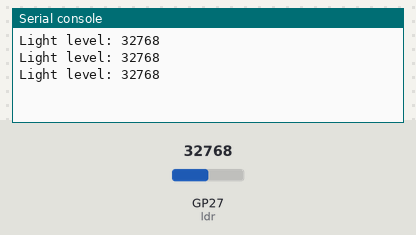
Simulated run of this program. Board: Raspberry Pi Pico running MicroPython. Parts: the last lines printed to the serial console. Inputs (shaded band) come from the test bench; at power-on: GP27 (ldr) = 32768 (analog values on the 0–65535 scale).

Above: at 1.2 s.
1.3 s: GP27 (ldr) set to 45874
At 1.9 s:
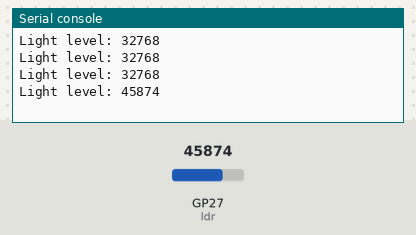
2.8 s: GP27 (ldr) set to 57670
At 3.4 s:
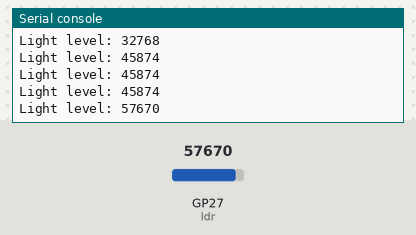
Timing chart, 0 to 5.8 s (numbered marks = the images above; inputs shaded):
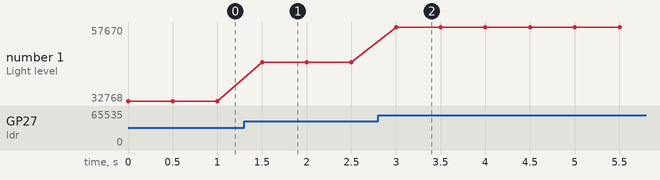

Measured:
- after the input at 1.3 s, the serial console: prints a new line after 0.20 s (image 1)
- after the input at 2.8 s, the serial console: prints a new line after 0.20 s (image 2)
- plotted number 1: 32768 → 45874 after the input at 1.3 s, 45874 → 57670 after the input at 2.8 s

The program:

main.py
```python
from machine import ADC, Pin
import time

ldr = ADC(Pin(27))

while True:
    print("Light level:", ldr.read_u16())
    time.sleep(0.5)
```
